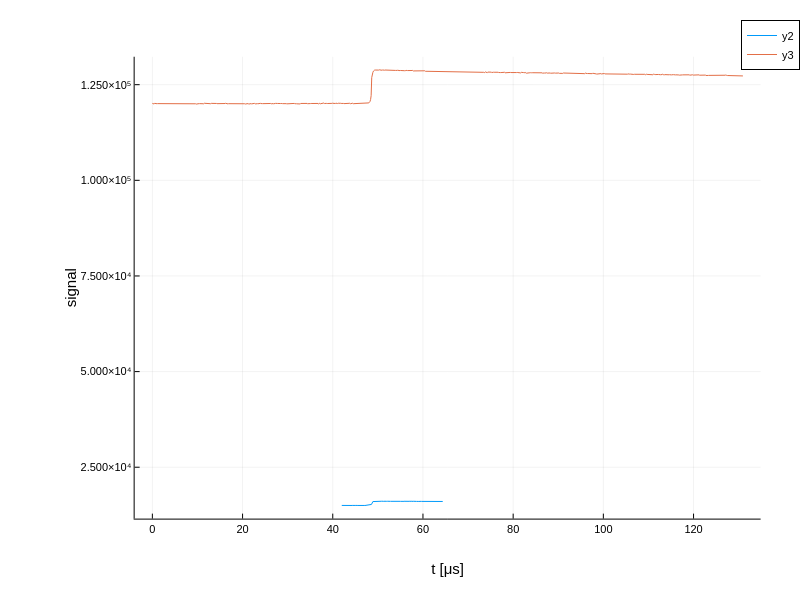

Source (notebook cell):
### Code cell
plot(u"µs", NoUnits, size=(800, 600))
plot!(wvfs_wdw[1])
plot!(wvfs_pre[1])

### Figure 1 — Plotly figure (JSON) as saved in the notebook; plotly's stock layout.template omitted (floating-point values rounded to 4 significant figures; data arrays with more than 128 entries replaced by an {"elided": "..."} marker saying what was removed)
{"data": [{"colorbar": {"len": 0.8248, "title": "", "x": 0.9508, "y": 0.522}, "legendgroup": "y2", "line": {"color": "rgba(0, 154, 250, 1.000)", "dash": "solid", "shape": "linear", "width": 1}, "mode": "lines", "name": "y2", "showlegend": true, "type": "scatter", "x": {"elided": "1400 float values"}, "xaxis": "x", "y": {"elided": "1400 int values"}, "yaxis": "y"}, {"colorbar": {"len": 0.8248, "title": "", "x": 0.9508, "y": 0.522}, "legendgroup": "y3", "line": {"color": "rgba(227, 111, 71, 1.000)", "dash": "solid", "shape": "linear", "width": 1}, "mode": "lines", "name": "y3", "showlegend": true, "type": "scatter", "x": {"elided": "1024 float values"}, "xaxis": "x", "y": {"elided": "1024 int values"}, "yaxis": "y"}], "layout": {"annotations": [], "height": 600, "legend": {"bgcolor": "rgba(255, 255, 255, 1.000)", "bordercolor": "rgba(0, 0, 0, 1.000)", "borderwidth": 1, "font": {"color": "rgba(0, 0, 0, 1.000)", "family": "sans-serif", "size": 11}, "title": {"font": {"color": "rgba(0, 0, 0, 1.000)", "family": "sans-serif", "size": 15}, "text": ""}, "tracegroupgap": 0, "traceorder": "normal", "x": 1, "xanchor": "auto", "y": 1, "yanchor": "auto"}, "margin": {"b": 20, "l": 0, "r": 0, "t": 20}, "paper_bgcolor": "rgba(255, 255, 255, 1.000)", "plot_bgcolor": "rgba(255, 255, 255, 1.000)", "showlegend": true, "width": 800, "xaxis": {"anchor": "y", "domain": [0.1683, 0.9508], "gridcolor": "rgba(0, 0, 0, 0.100)", "gridwidth": 0.5, "linecolor": "rgba(0, 0, 0, 1.000)", "mirror": false, "range": [-3.928, 134.9], "showgrid": true, "showline": true, "showticklabels": true, "tickangle": 0, "tickcolor": "rgb(0, 0, 0)", "tickfont": {"color": "rgba(0, 0, 0, 1.000)", "family": "sans-serif", "size": 11}, "tickmode": "array", "ticks": "inside", "ticktext": ["0", "20", "40", "60", "80", "100", "120"], "tickvals": [0, 20, 40, 60, 80, 100, 120], "title": "t [μs]", "titlefont": {"color": "rgba(0, 0, 0, 1.000)", "family": "sans-serif", "size": 15}, "type": "-", "visible": true, "zeroline": false, "zerolinecolor": "rgba(0, 0, 0, 1.000)"}, "yaxis": {"anchor": "x", "domain": [0.1096, 0.9344], "gridcolor": "rgba(0, 0, 0, 0.100)", "gridwidth": 0.5, "linecolor": "rgba(0, 0, 0, 1.000)", "mirror": false, "range": [11560.0, 132300.0], "showgrid": true, "showline": true, "showticklabels": true, "tickangle": 0, "tickcolor": "rgb(0, 0, 0)", "tickfont": {"color": "rgba(0, 0, 0, 1.000)", "family": "sans-serif", "size": 11}, "tickmode": "array", "ticks": "inside", "ticktext": ["2.500×10⁴", "5.000×10⁴", "7.500×10⁴", "1.000×10⁵", "1.250×10⁵"], "tickvals": [25000, 50000, 75000, 100000, 125000], "title": "signal", "titlefont": {"color": "rgba(0, 0, 0, 1.000)", "family": "sans-serif", "size": 15}, "type": "-", "visible": true, "zeroline": false, "zerolinecolor": "rgba(0, 0, 0, 1.000)"}}}
